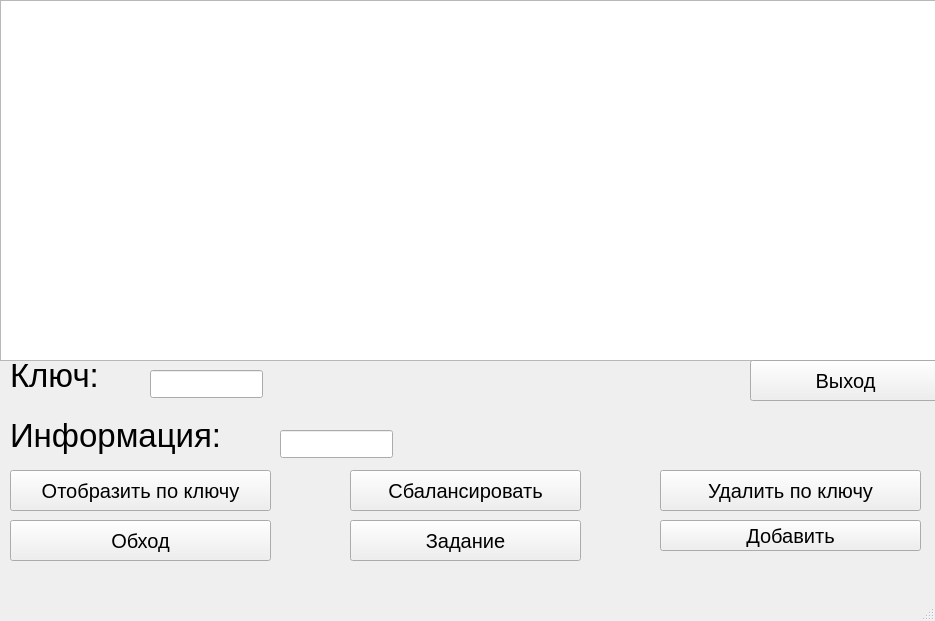
<?xml version="1.0" encoding="UTF-8"?>
<ui version="4.0">
 <class>MainWindow</class>
 <widget class="QMainWindow" name="MainWindow">
  <property name="geometry">
   <rect>
    <x>0</x>
    <y>0</y>
    <width>935</width>
    <height>621</height>
   </rect>
  </property>
  <property name="windowTitle">
   <string>MainWindow</string>
  </property>
  <widget class="QWidget" name="centralwidget">
   <widget class="QLabel" name="label">
    <property name="geometry">
     <rect>
      <x>10</x>
      <y>350</y>
      <width>121</width>
      <height>51</height>
     </rect>
    </property>
    <property name="font">
     <font>
      <pointsize>25</pointsize>
     </font>
    </property>
    <property name="text">
     <string>Ключ:</string>
    </property>
   </widget>
   <widget class="QLabel" name="label_2">
    <property name="geometry">
     <rect>
      <x>10</x>
      <y>410</y>
      <width>261</width>
      <height>51</height>
     </rect>
    </property>
    <property name="font">
     <font>
      <pointsize>25</pointsize>
     </font>
    </property>
    <property name="text">
     <string>Информация:</string>
    </property>
   </widget>
   <widget class="QLineEdit" name="key_le">
    <property name="geometry">
     <rect>
      <x>150</x>
      <y>370</y>
      <width>113</width>
      <height>28</height>
     </rect>
    </property>
    <property name="font">
     <font>
      <pointsize>15</pointsize>
     </font>
    </property>
    <property name="text">
     <string/>
    </property>
   </widget>
   <widget class="QLineEdit" name="data_le">
    <property name="geometry">
     <rect>
      <x>280</x>
      <y>430</y>
      <width>113</width>
      <height>28</height>
     </rect>
    </property>
    <property name="font">
     <font>
      <pointsize>15</pointsize>
     </font>
    </property>
    <property name="text">
     <string/>
    </property>
   </widget>
   <widget class="QPushButton" name="add">
    <property name="geometry">
     <rect>
      <x>660</x>
      <y>520</y>
      <width>261</width>
      <height>31</height>
     </rect>
    </property>
    <property name="font">
     <font>
      <pointsize>15</pointsize>
     </font>
    </property>
    <property name="text">
     <string>Добавить</string>
    </property>
   </widget>
   <widget class="QPushButton" name="delete_2">
    <property name="geometry">
     <rect>
      <x>660</x>
      <y>470</y>
      <width>261</width>
      <height>41</height>
     </rect>
    </property>
    <property name="font">
     <font>
      <pointsize>15</pointsize>
     </font>
    </property>
    <property name="text">
     <string>Удалить по ключу</string>
    </property>
   </widget>
   <widget class="QPushButton" name="make_balanced">
    <property name="geometry">
     <rect>
      <x>350</x>
      <y>470</y>
      <width>231</width>
      <height>41</height>
     </rect>
    </property>
    <property name="font">
     <font>
      <pointsize>15</pointsize>
     </font>
    </property>
    <property name="text">
     <string>Сбалансировать</string>
    </property>
   </widget>
   <widget class="QPushButton" name="show_bykey">
    <property name="geometry">
     <rect>
      <x>10</x>
      <y>470</y>
      <width>261</width>
      <height>41</height>
     </rect>
    </property>
    <property name="font">
     <font>
      <pointsize>15</pointsize>
     </font>
    </property>
    <property name="whatsThis">
     <string>&lt;html&gt;&lt;head/&gt;&lt;body&gt;&lt;p&gt;&lt;br/&gt;&lt;/p&gt;&lt;/body&gt;&lt;/html&gt;</string>
    </property>
    <property name="text">
     <string>Отобразить по ключу</string>
    </property>
   </widget>
   <widget class="QPushButton" name="obhod">
    <property name="geometry">
     <rect>
      <x>10</x>
      <y>520</y>
      <width>261</width>
      <height>41</height>
     </rect>
    </property>
    <property name="font">
     <font>
      <pointsize>15</pointsize>
     </font>
    </property>
    <property name="text">
     <string>Обход</string>
    </property>
   </widget>
   <widget class="QTextEdit" name="textEdit">
    <property name="geometry">
     <rect>
      <x>0</x>
      <y>0</y>
      <width>941</width>
      <height>361</height>
     </rect>
    </property>
   </widget>
   <widget class="QPushButton" name="var7">
    <property name="geometry">
     <rect>
      <x>350</x>
      <y>520</y>
      <width>231</width>
      <height>41</height>
     </rect>
    </property>
    <property name="font">
     <font>
      <pointsize>15</pointsize>
     </font>
    </property>
    <property name="text">
     <string>Задание</string>
    </property>
   </widget>
   <widget class="QPushButton" name="exit">
    <property name="geometry">
     <rect>
      <x>750</x>
      <y>360</y>
      <width>191</width>
      <height>41</height>
     </rect>
    </property>
    <property name="font">
     <font>
      <pointsize>15</pointsize>
     </font>
    </property>
    <property name="text">
     <string>Выход</string>
    </property>
   </widget>
  </widget>
  <widget class="QMenuBar" name="menubar">
   <property name="geometry">
    <rect>
     <x>0</x>
     <y>0</y>
     <width>935</width>
     <height>26</height>
    </rect>
   </property>
  </widget>
  <widget class="QStatusBar" name="statusbar"/>
 </widget>
 <resources/>
 <connections/>
</ui>
